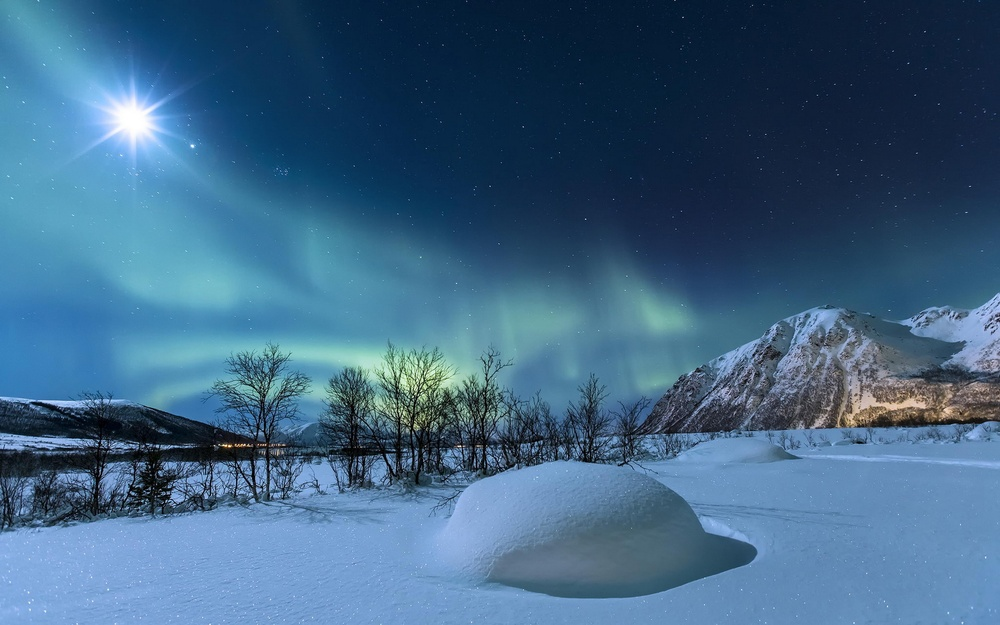
#> input picture 01/170050040_170070021_170100025_lab01/opencv/data/display00.jpg, 1000 x 625 px, shrunk from 1920 x 1200 before the run
$ python image_conversion.py ../data/display00.jpg
#> lines starting #> are read from the running program, lines starting #| are printed output that depends on the picture
#!/usr/bin/env python3

import cv2
import matplotlib.pyplot as plt
import sys

save_dir = "../results/"

bgr_img = cv2.imread(sys.argv[1])
#> bgr_img is the input picture: shape (625, 1000, 3); mean B, G, R 132.2, 100.7, 63
rgb_img = cv2.cvtColor(bgr_img, cv2.COLOR_BGR2RGB)
normalized_bgr = bgr_img/255.
normalized_rgb = rgb_img/255.

f = plt.figure()
f.add_subplot(1, 2, 1)
plt.imshow(rgb_img)
plt.title("Original image")

f.add_subplot(1, 2, 2)
plt.title("Normalized image")
plt.imshow(normalized_rgb)
plt.savefig(save_dir + "matplotlib.png")
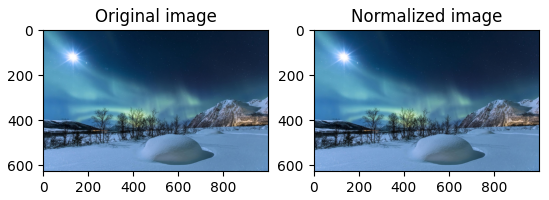
#> figure drawn by matplotlib, 2 panels
plt.show()


cv2.imshow("Original image", bgr_img)
cv2.imwrite(save_dir + "cv2_original.png", bgr_img)
cv2.imshow("Normalized image", normalized_bgr)
cv2.imwrite(save_dir + "cv2_normalized.png", normalized_bgr)
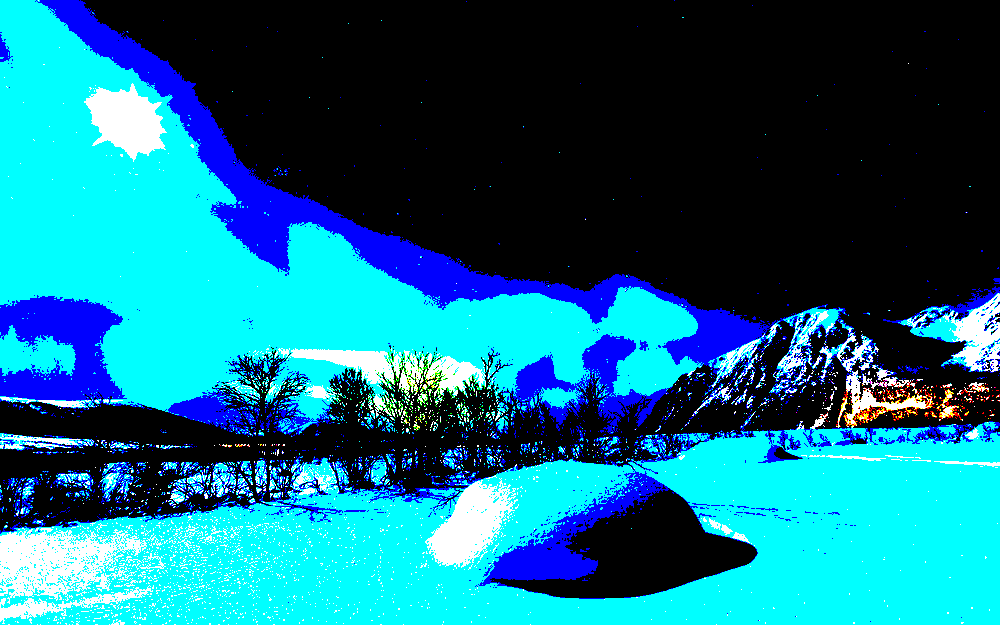
#> saved as cv2_normalized.png: shape (625, 1000, 3); mean B, G, R 0.516, 0.421, 0.0584; drawn with 1 as white
cv2.waitKey(0)

$ run again, on 01/170050040_170070021_170100025_lab01/opencv/data/display02.jpg
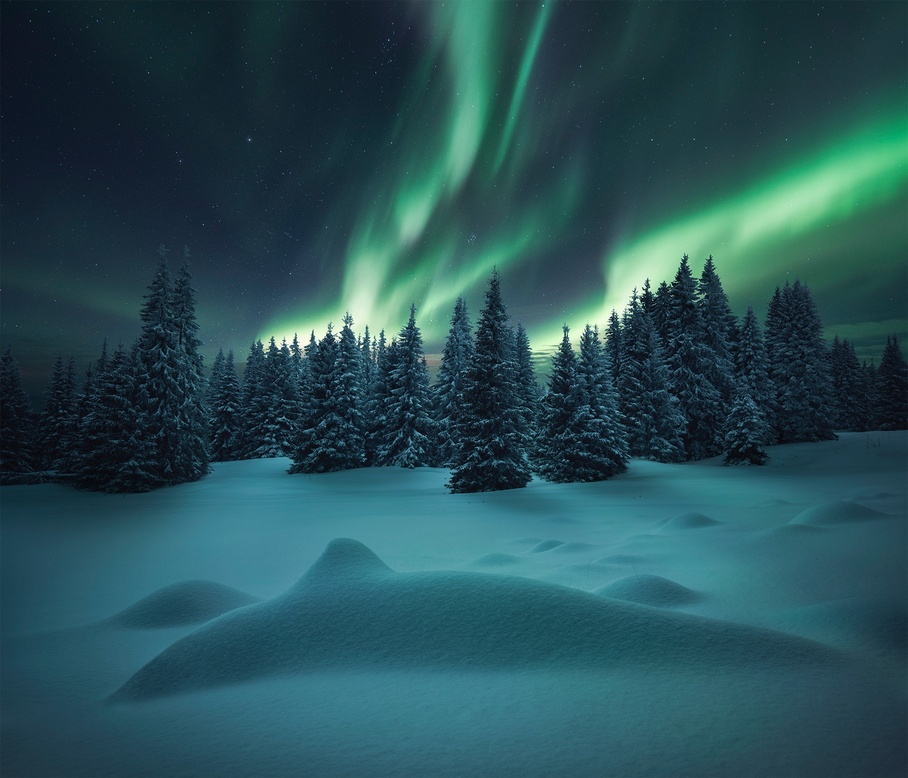
#> input picture 01/170050040_170070021_170100025_lab01/opencv/data/display02.jpg, 908 x 778 px, shrunk from 1920 x 1645 before the run
#> bgr_img is the input picture: shape (778, 908, 3); mean B, G, R 86.1, 79.2, 39.8
#> `plt.savefig(save_dir + "matplotlib.png")`:
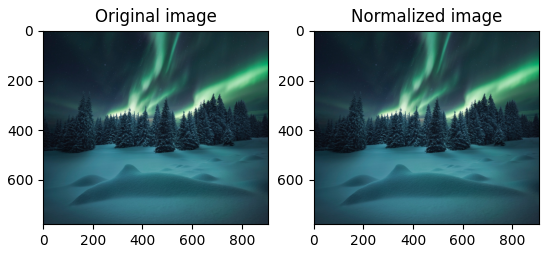
#> figure drawn by matplotlib, 2 panels
#> `cv2.imwrite(save_dir + "cv2_normalized.png", normalized_bgr)`:
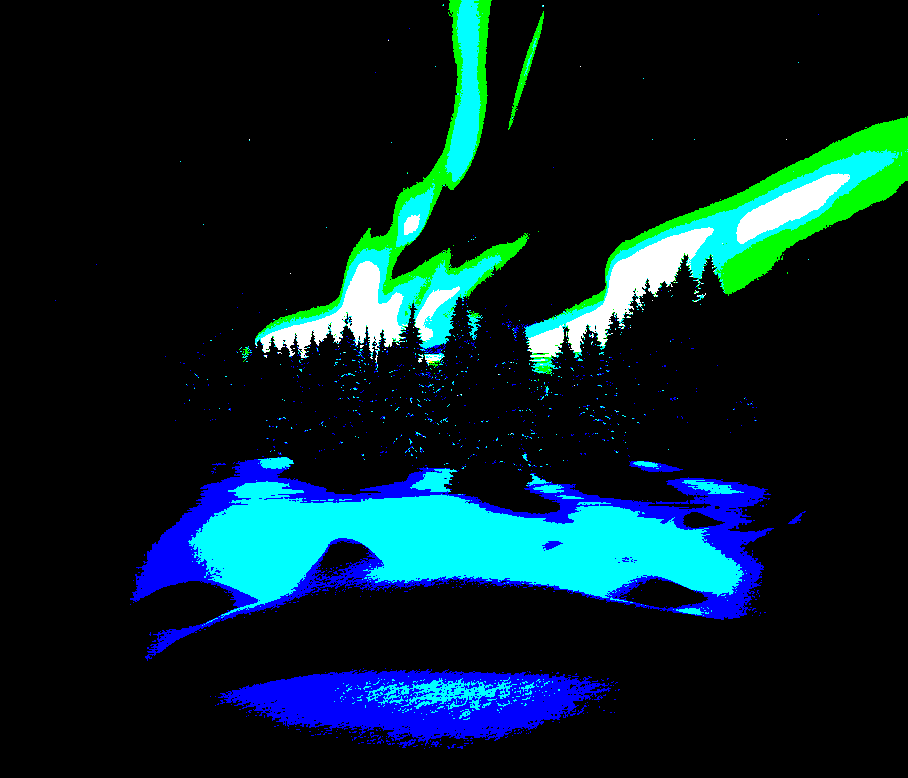
#> saved as cv2_normalized.png: shape (778, 908, 3); mean B, G, R 0.162, 0.133, 0.0212; drawn with 1 as white
